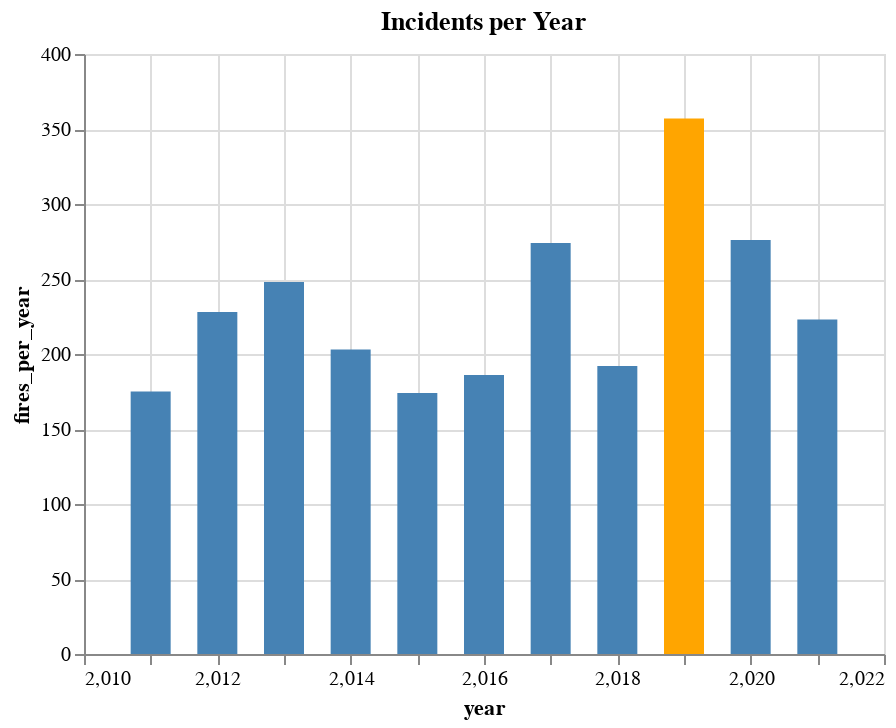

Notebook code cell kept with this figure:
### Code cell
alt.Chart(calculation_fires_per_year).mark_bar(size=20).encode(
    x = "year", 
    y= "fires_per_year", 
    color = alt.condition(
        alt.datum.year == 2019, 
        alt.value('orange'), 
        alt.value('steelblue')
    )
).properties(title="Incidents per Year")

### Figure 1 — Vega-Lite specification as saved in the notebook (floating-point values rounded to 4 significant figures)
{"config": {"view": {"continuousWidth": 400, "continuousHeight": 300}}, "data": {"name": "data-6906f218df200253fa9ca5ab126016e6"}, "mark": {"type": "bar", "size": 20}, "encoding": {"color": {"condition": {"value": "orange", "test": "(datum.year === 2019)"}, "value": "steelblue"}, "x": {"field": "year", "type": "quantitative"}, "y": {"field": "fires_per_year", "type": "quantitative"}}, "title": "Incidents per Year", "$schema": "https://vega.github.io/schema/vega-lite/v4.17.0.json", "datasets": {"data-6906f218df200253fa9ca5ab126016e6": [{"year": 2011, "fires_per_year": 175}, {"year": 2012, "fires_per_year": 228}, {"year": 2013, "fires_per_year": 248}, {"year": 2014, "fires_per_year": 203}, {"year": 2015, "fires_per_year": 174}, {"year": 2016, "fires_per_year": 186}, {"year": 2017, "fires_per_year": 274}, {"year": 2018, "fires_per_year": 192}, {"year": 2019, "fires_per_year": 357}, {"year": 2020, "fires_per_year": 276}, {"year": 2021, "fires_per_year": 223}]}}
